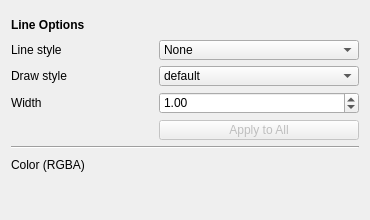
<?xml version="1.0" encoding="UTF-8"?>
<ui version="4.0">
 <class>Form</class>
 <widget class="QWidget" name="Form">
  <property name="geometry">
   <rect>
    <x>0</x>
    <y>0</y>
    <width>368</width>
    <height>220</height>
   </rect>
  </property>
  <property name="sizePolicy">
   <sizepolicy hsizetype="Expanding" vsizetype="Expanding">
    <horstretch>0</horstretch>
    <verstretch>0</verstretch>
   </sizepolicy>
  </property>
  <property name="windowTitle">
   <string>Form</string>
  </property>
  <layout class="QGridLayout" name="gridLayout">
   <item row="4" column="0">
    <spacer name="verticalSpacer">
     <property name="orientation">
      <enum>Qt::Vertical</enum>
     </property>
     <property name="sizeHint" stdset="0">
      <size>
       <width>20</width>
       <height>40</height>
      </size>
     </property>
    </spacer>
   </item>
   <item row="0" column="0">
    <layout class="QGridLayout" name="grid_layout">
     <property name="sizeConstraint">
      <enum>QLayout::SetMinimumSize</enum>
     </property>
     <property name="topMargin">
      <number>5</number>
     </property>
     <item row="3" column="2">
      <widget class="QComboBox" name="draw_style_combo_box">
       <property name="sizePolicy">
        <sizepolicy hsizetype="Expanding" vsizetype="Expanding">
         <horstretch>0</horstretch>
         <verstretch>0</verstretch>
        </sizepolicy>
       </property>
       <property name="minimumSize">
        <size>
         <width>200</width>
         <height>20</height>
        </size>
       </property>
       <item>
        <property name="text">
         <string>default</string>
        </property>
       </item>
       <item>
        <property name="text">
         <string>steps</string>
        </property>
       </item>
       <item>
        <property name="text">
         <string>steps-pre</string>
        </property>
       </item>
       <item>
        <property name="text">
         <string>steps-mid</string>
        </property>
       </item>
       <item>
        <property name="text">
         <string>steps-post</string>
        </property>
       </item>
      </widget>
     </item>
     <item row="4" column="0">
      <widget class="QLabel" name="width_label">
       <property name="text">
        <string>Width</string>
       </property>
      </widget>
     </item>
     <item row="9" column="2">
      <widget class="QWidget" name="color_selector_dummy_widget" native="true">
       <property name="sizePolicy">
        <sizepolicy hsizetype="Expanding" vsizetype="Expanding">
         <horstretch>0</horstretch>
         <verstretch>0</verstretch>
        </sizepolicy>
       </property>
       <property name="minimumSize">
        <size>
         <width>200</width>
         <height>0</height>
        </size>
       </property>
      </widget>
     </item>
     <item row="1" column="1">
      <spacer name="horizontalSpacer_14">
       <property name="orientation">
        <enum>Qt::Horizontal</enum>
       </property>
       <property name="sizeType">
        <enum>QSizePolicy::Fixed</enum>
       </property>
       <property name="sizeHint" stdset="0">
        <size>
         <width>40</width>
         <height>20</height>
        </size>
       </property>
      </spacer>
     </item>
     <item row="4" column="2">
      <widget class="QDoubleSpinBox" name="line_width_spin_box">
       <property name="sizePolicy">
        <sizepolicy hsizetype="Expanding" vsizetype="Expanding">
         <horstretch>0</horstretch>
         <verstretch>0</verstretch>
        </sizepolicy>
       </property>
       <property name="minimumSize">
        <size>
         <width>200</width>
         <height>20</height>
        </size>
       </property>
       <property name="decimals">
        <number>2</number>
       </property>
       <property name="value">
        <double>1.000000000000000</double>
       </property>
      </widget>
     </item>
     <item row="1" column="0">
      <widget class="QLabel" name="line_style_label">
       <property name="sizePolicy">
        <sizepolicy hsizetype="Fixed" vsizetype="Preferred">
         <horstretch>0</horstretch>
         <verstretch>0</verstretch>
        </sizepolicy>
       </property>
       <property name="minimumSize">
        <size>
         <width>96</width>
         <height>0</height>
        </size>
       </property>
       <property name="text">
        <string>Line style</string>
       </property>
      </widget>
     </item>
     <item row="0" column="0" colspan="2">
      <widget class="QLabel" name="line_options_label">
       <property name="minimumSize">
        <size>
         <width>79</width>
         <height>18</height>
        </size>
       </property>
       <property name="font">
        <font>
         <pointsize>9</pointsize>
         <weight>75</weight>
         <bold>true</bold>
        </font>
       </property>
       <property name="text">
        <string>Line Options</string>
       </property>
      </widget>
     </item>
     <item row="3" column="0">
      <widget class="QLabel" name="draw_style_label">
       <property name="text">
        <string>Draw style</string>
       </property>
      </widget>
     </item>
     <item row="3" column="1">
      <spacer name="horizontalSpacer_15">
       <property name="orientation">
        <enum>Qt::Horizontal</enum>
       </property>
       <property name="sizeType">
        <enum>QSizePolicy::Fixed</enum>
       </property>
       <property name="sizeHint" stdset="0">
        <size>
         <width>40</width>
         <height>20</height>
        </size>
       </property>
      </spacer>
     </item>
     <item row="4" column="1">
      <spacer name="horizontalSpacer_16">
       <property name="orientation">
        <enum>Qt::Horizontal</enum>
       </property>
       <property name="sizeType">
        <enum>QSizePolicy::Fixed</enum>
       </property>
       <property name="sizeHint" stdset="0">
        <size>
         <width>40</width>
         <height>20</height>
        </size>
       </property>
      </spacer>
     </item>
     <item row="1" column="2">
      <widget class="QComboBox" name="line_style_combo_box">
       <property name="sizePolicy">
        <sizepolicy hsizetype="Expanding" vsizetype="Expanding">
         <horstretch>0</horstretch>
         <verstretch>0</verstretch>
        </sizepolicy>
       </property>
       <property name="minimumSize">
        <size>
         <width>200</width>
         <height>20</height>
        </size>
       </property>
       <item>
        <property name="text">
         <string>None</string>
        </property>
       </item>
       <item>
        <property name="text">
         <string>solid</string>
        </property>
       </item>
       <item>
        <property name="text">
         <string>dashed</string>
        </property>
       </item>
       <item>
        <property name="text">
         <string>dashdot</string>
        </property>
       </item>
       <item>
        <property name="text">
         <string>dotted</string>
        </property>
       </item>
      </widget>
     </item>
     <item row="9" column="1">
      <spacer name="horizontalSpacer_17">
       <property name="orientation">
        <enum>Qt::Horizontal</enum>
       </property>
       <property name="sizeType">
        <enum>QSizePolicy::Fixed</enum>
       </property>
       <property name="sizeHint" stdset="0">
        <size>
         <width>40</width>
         <height>20</height>
        </size>
       </property>
      </spacer>
     </item>
     <item row="9" column="0">
      <widget class="QLabel" name="color_label">
       <property name="text">
        <string>Color (RGBA)</string>
       </property>
      </widget>
     </item>
     <item row="7" column="0" colspan="3">
      <widget class="Line" name="line">
       <property name="orientation">
        <enum>Qt::Horizontal</enum>
       </property>
      </widget>
     </item>
     <item row="5" column="2">
      <widget class="QPushButton" name="apply_to_all_button">
       <property name="enabled">
        <bool>false</bool>
       </property>
       <property name="sizePolicy">
        <sizepolicy hsizetype="Expanding" vsizetype="Expanding">
         <horstretch>0</horstretch>
         <verstretch>0</verstretch>
        </sizepolicy>
       </property>
       <property name="minimumSize">
        <size>
         <width>200</width>
         <height>20</height>
        </size>
       </property>
       <property name="text">
        <string>Apply to All</string>
       </property>
      </widget>
     </item>
    </layout>
   </item>
  </layout>
 </widget>
 <resources/>
 <connections/>
</ui>
